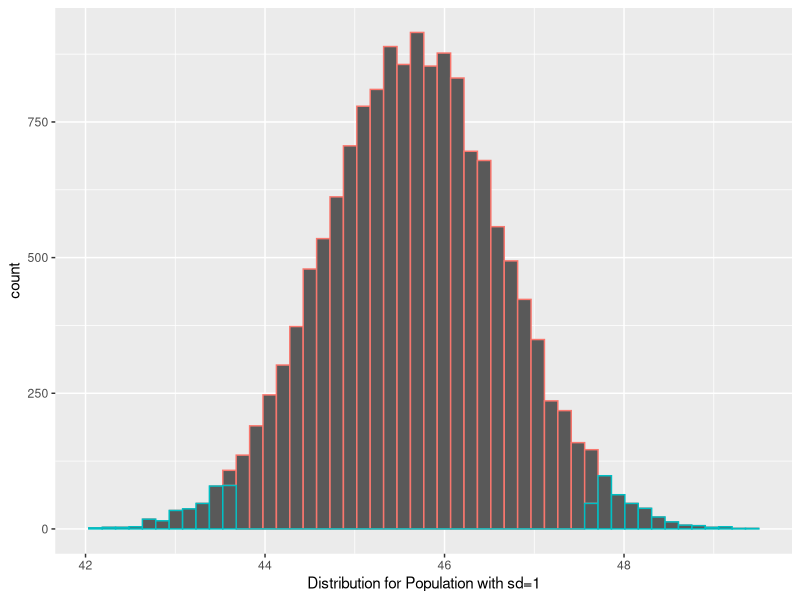
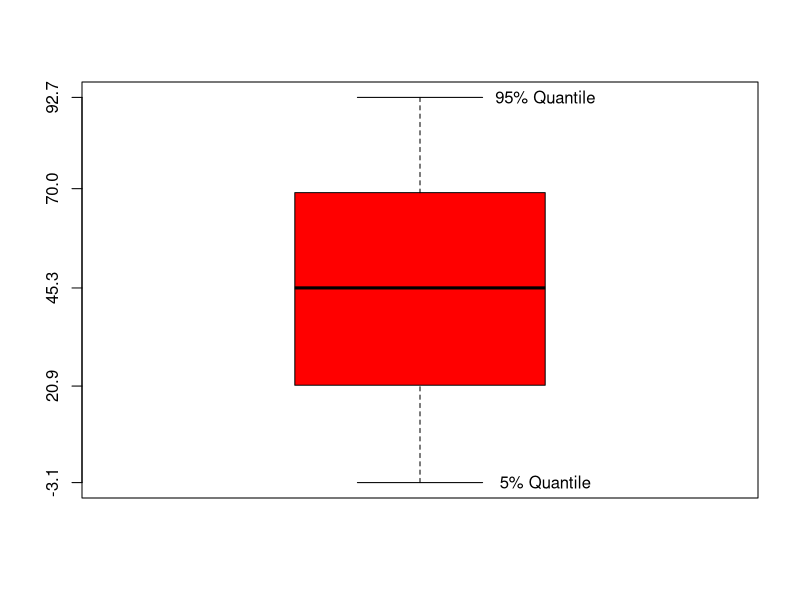
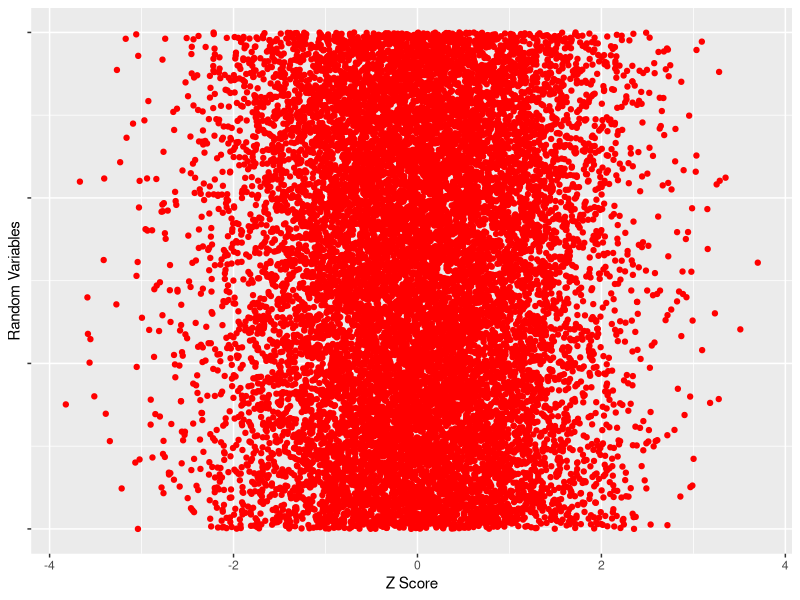
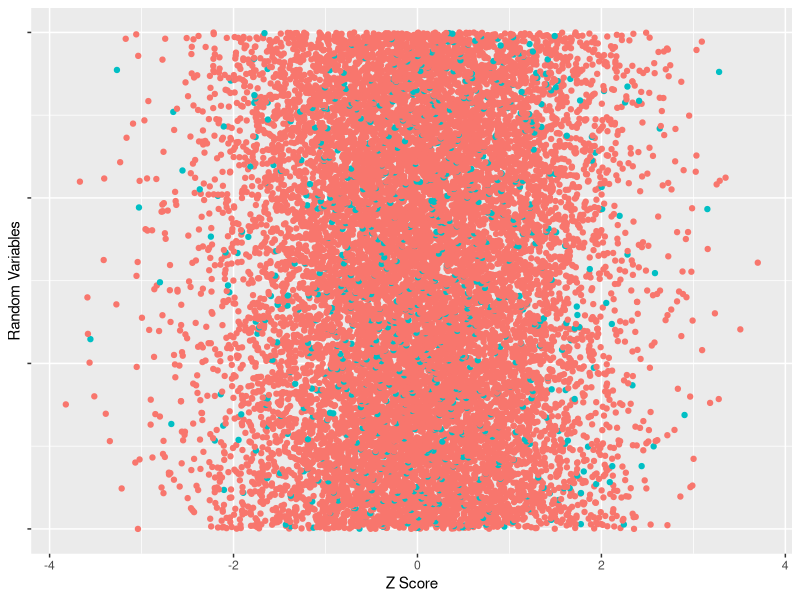
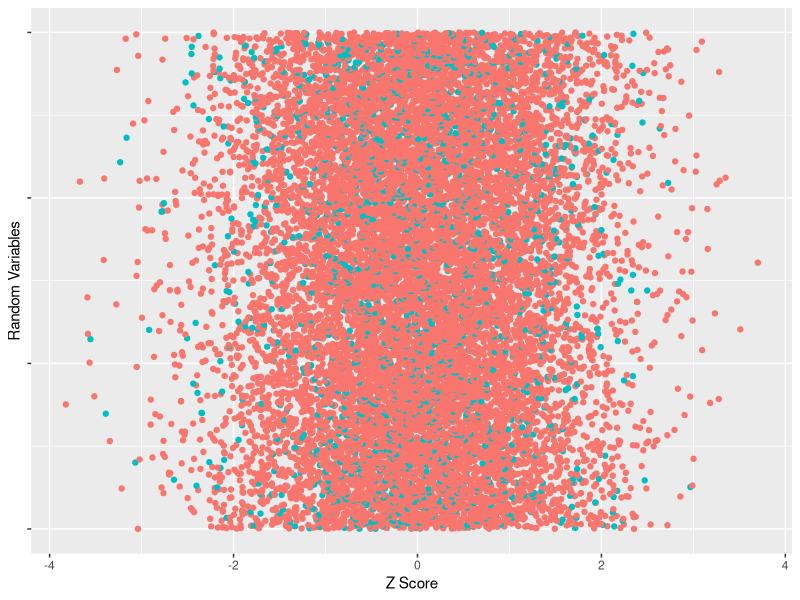
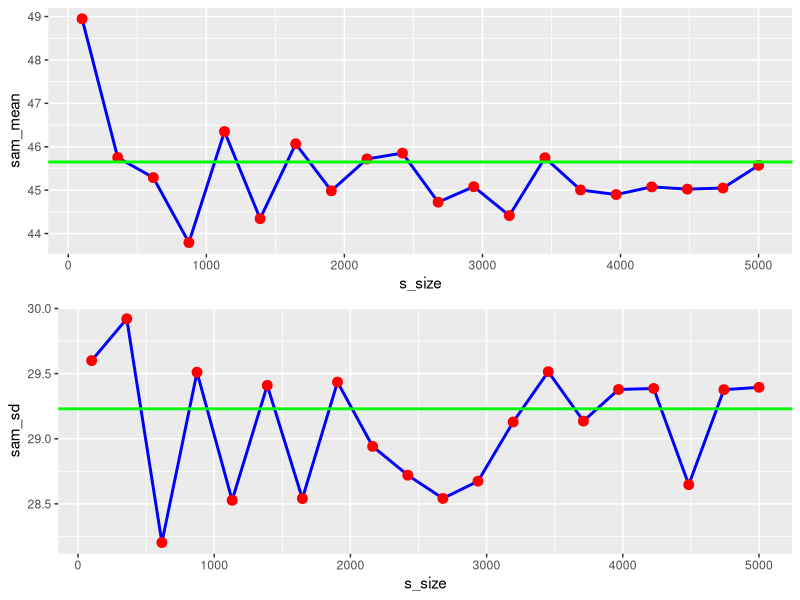
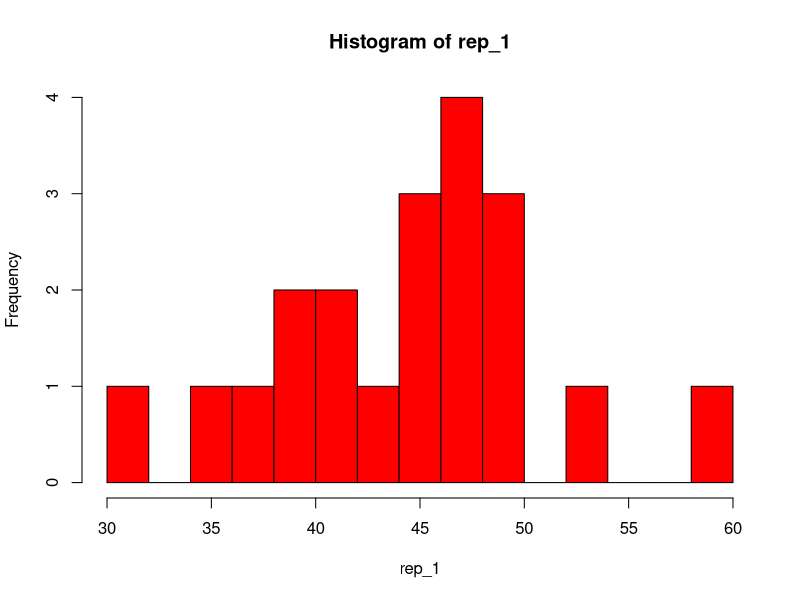
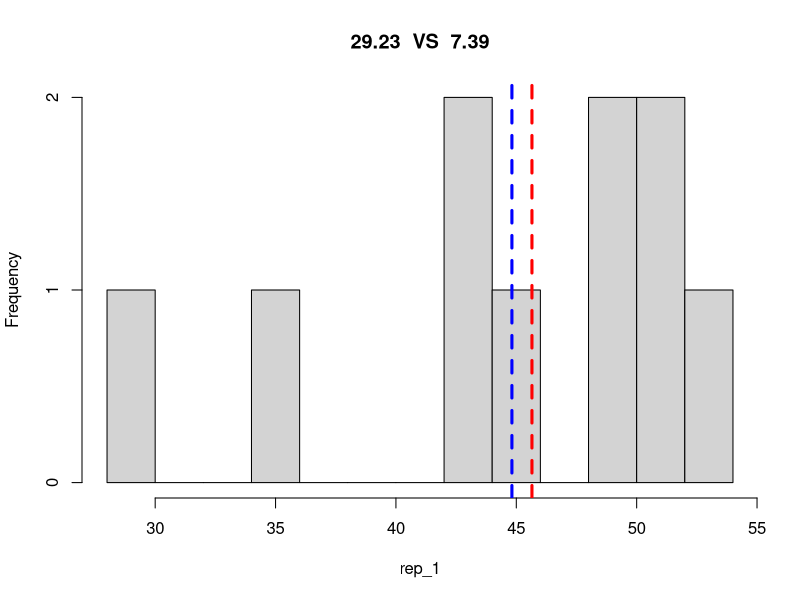

R code for these plots, in order:

library(dplyr)
library(purrr)
library(tidyr)
library(tibble)
library(ggplot2)
library(gridExtra)






#### Part 1

db_1<-tibble(
   pop_1=rnorm(15000,mean=45.65,sd=1),
   pop_2=rnorm(15000,mean=45.65,sd=29.23),
   ord=1:15000
)


ggplot(data=db_1,aes(x=pop_1))+
   geom_histogram(aes(color=abs(pop_1-45.65)>=2),bins=50)+
   labs(x="Distribution for Population with sd=1")+
   theme(legend.position = "none") 


quantile(db_1$pop_1,probs=c(0.05,0.5,0.95))


quantile(db_1$pop_2,probs=c(0.05,0.5,0.95))


y_labels<-round(quantile(db_1$pop_2,
                         probs=c(0.05,0.20,0.5,0.8,0.95)),1)

quantile(db_1$pop_2,probs=c(0.05,0.5,0.95)) %>% 
   boxplot(col="red",yaxt="n")
axis(side = 2, at = y_labels )
text(x=1.2, y= round(quantile(db_1$pop_2,probs=0.95),2 ), 
     labels="95% Quantile" )
text(x=1.2, y= round(quantile(db_1$pop_2,probs=0.05),2 ), 
     labels="5% Quantile" )





############# PART 2

contr_mat<-tibble(Parameters=c("Mean","Stan_Dev"),
                  We_Want_Pop_1=c(45.65,1),
                  We_Get_Pop_1=c( mean(db_1$pop_1),sd(db_1$pop_1)  ),
                  
                  We_Want_Pop_2=c(45.65,29.23),
                  We_Get_Pop_2=c( mean(db_1$pop_2),sd(db_1$pop_2)  )
                  
)   
contr_mat

sam_2<-sample(db_1$pop_2,750,replace = FALSE) %>% 
   tibble %>% rename(sam_750=".") 


ggplot(data=db_1,aes(x=(pop_2-mean(pop_2) )/29.23,
                     y=as.numeric(reorder(pop_2,ord))  )  )+
   geom_point(col="red") + 
   labs(y="Random Variables",x="Z Score")+
   theme(axis.text.y=element_blank() , legend.position = "none")



ggplot(data=db_1,aes(x=(pop_2-mean(pop_2) )/29.23,
                     y=as.numeric(reorder(pop_2,ord))  )  )+
   geom_point(aes(col=pop_2 %in% sam_2$sam_750)) + 
   labs(y="Random Variables",x="Z Score")+
   theme(axis.text.y=element_blank() , legend.position = "none")



contr_mat<-tibble(We_Want=c(45.65,29.23),
                  We_Get=c( mean(sam_2$sam_750),sd(sam_2$sam_750)  ))   
contr_mat



sam_2<-sample(db_1$pop_2,1500,replace = FALSE) %>% 
   tibble %>% rename(sam_1k=".") 

ggplot(data=db_1,aes(x=(pop_2-mean(pop_2) )/29.23,
                     y=as.numeric(reorder(pop_2,ord))  )  )+
   geom_point(aes(col=pop_2 %in% sam_2$sam_1k)) + labs(y="Random Variables",x="Z Score")+
   theme(axis.text.y=element_blank() ,
         legend.position = "none")

contr_mat<-tibble(We_Want=c(45.65,29.23),
                  We_Get=c( mean(sam_2$sam_1k),sd(sam_2$sam_1k)  ))   
contr_mat





############# PART 3

n<-20 
sample_mean_collection<-vector(mode="numeric",length=n) 
sample_sd_collection<-vector(mode="numeric",length=n)

sample_sizes<-seq(100,5000,length.out = 20) 

j<-1
for (i in sample_sizes  ) {
   sample_mean_collection[j]<-sample(db_1$pop_2,i) %>% mean
   sample_sd_collection[j]<-sample(db_1$pop_2,i) %>% sd
   j<-j+1
}


db_2<-tibble(sam_mean=sample_mean_collection,
             sam_sd= sample_sd_collection,
             s_size=sample_sizes)


pl_1<-ggplot(data=db_2,aes(x=s_size,y=sam_mean))+
   geom_line(col="blue",cex=1)+
   geom_point(col="red",cex=3)+
   geom_hline(yintercept=45.65,col="green",cex=1)


pl_2<-ggplot(data=db_2,aes(x=s_size,y=sam_sd))+
   geom_line(col="blue",cex=1)+
   geom_point(col="red",cex=3)+
   geom_hline(yintercept=29.23,col="green",cex=1)

gridExtra::grid.arrange(pl_1,pl_2,nrow=2)





#Part 4

n<-20
replicate( n, sample(db_1$pop_2,10,replace=TRUE)  ) 

rep_1<-replicate( n, mean( sample(db_1$pop_2,10,
                                  replace=TRUE)))

dev.off()
hist(rep_1,breaks=15,col="red")



contr_mat<-tibble(We_Want=c(45.65,29.23),
                  We_Get=c( mean(rep_1),sd(rep_1)  ))   
contr_mat


rep_1<-replicate( 10, mean( sample(db_1$pop_2,10,replace=TRUE)  )   )
hist(rep_1,breaks=15,main=paste(29.23," VS ",round(sd(rep_1),2)  ) )
abline(v = 45.65, col="red", lwd=3, lty=2)
abline(v = mean(rep_1), col="blue", lwd=3, lty=2)



rep_2<-replicate( 20, mean( sample(db_1$pop_2,10,replace=TRUE)  )   )
hist(rep_2,breaks=15,main=paste(29.23," VS ",round(sd(rep_2),2)  ) )
abline(v = 45.65, col="red", lwd=3, lty=2)
abline(v = mean(rep_2), col="blue", lwd=3, lty=2)

rep_3<-replicate( 100, mean( sample(db_1$pop_2,10,replace=TRUE)  )   )
hist(rep_3,breaks=15,main=paste(29.23," VS ",round(sd(rep_3),2)  ) )
abline(v = 45.65, col="red", lwd=3, lty=2)
abline(v = mean(rep_3), col="blue", lwd=3, lty=2)

rep_4<-replicate( 500, mean( sample(db_1$pop_2,10,replace=TRUE)  )   )
hist(rep_4,breaks=15,main=paste(29.23," VS ",round(sd(rep_4),2)  ) )
abline(v = 45.65, col="red", lwd=3, lty=2)
abline(v = mean(rep_4), col="blue", lwd=3, lty=2)






#Part 5

n<-70  
sample_sd_collection<-vector(mode="numeric",length=n)

sample_sizes<-seq(100,8000,length.out = 70) 



for (i in 1:n  ) {
   sample_sd_collection[i]<-replicate(sample_sizes[i], mean( sample(db_1$pop_2,10  ) ) ) %>% sd
}


db_3<-tibble(sam_sd= sample_sd_collection,
             s_size=sample_sizes)


ggplot(data=db_3,aes(x=sample_sizes,y=sam_sd))+
   geom_line(col="blue",cex=1)+
   geom_point(col="red",cex=3)+
   geom_hline(yintercept=29.23/sqrt(10),col="green",cex=1)




